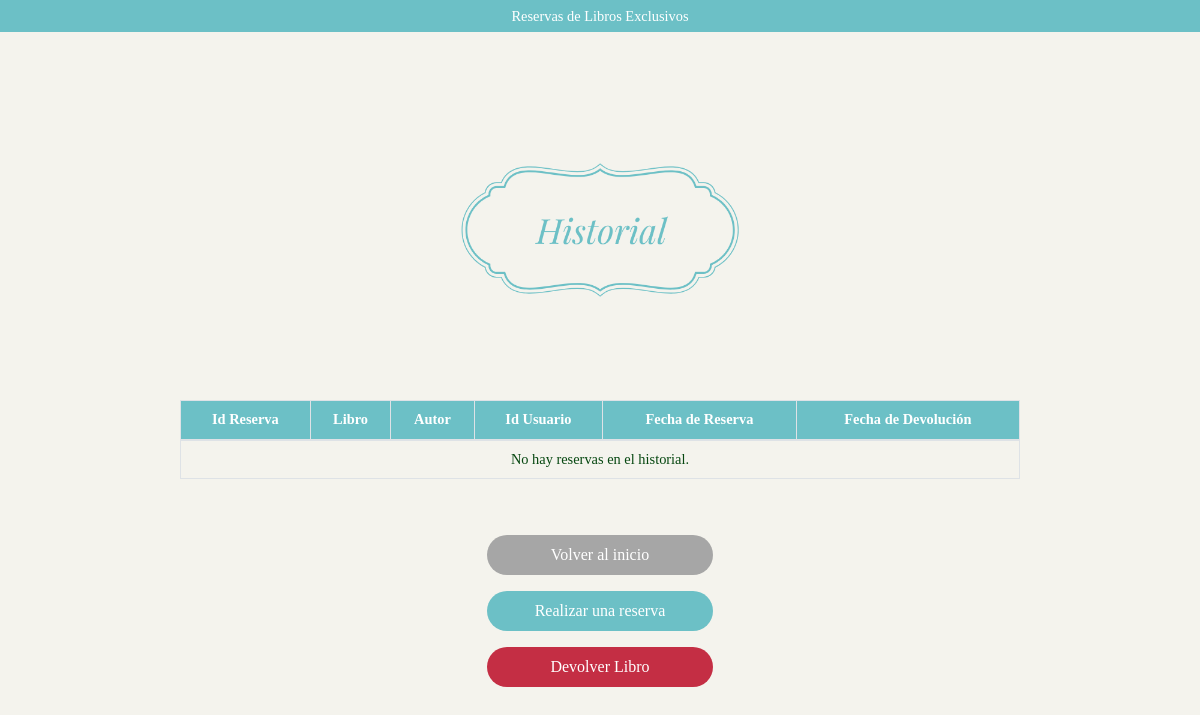
Before: /historial with the older database file.
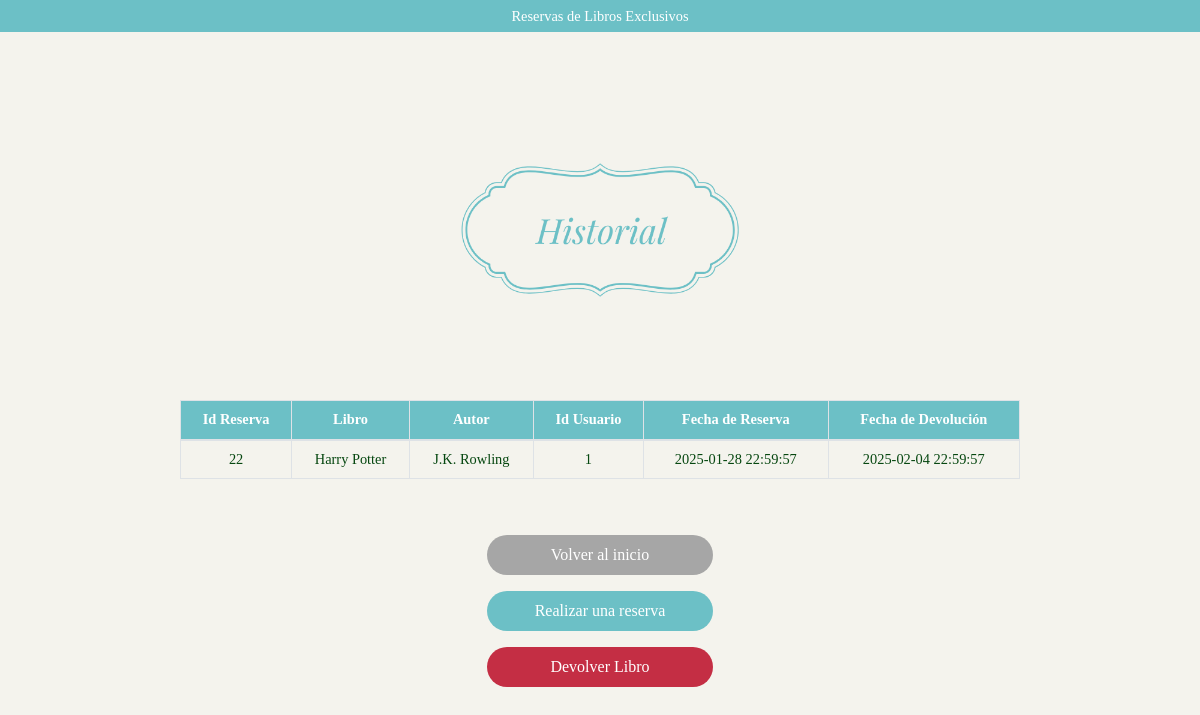
After: the same page with the newer database file.
### tables this page shows
CREATE TABLE reservas (
    id_reserva INTEGER PRIMARY KEY AUTOINCREMENT,
    id_libro INTEGER NOT NULL,
    id_usuario INTEGER NOT NULL,
    fecha_reserva TEXT NOT NULL,
    fecha_devolucion TEXT NOT NULL,
    FOREIGN KEY (id_libro) REFERENCES biblioteca(id_libro),
    FOREIGN KEY (id_usuario) REFERENCES usuarios(id_usuario)
);

CREATE TABLE biblioteca (
    id_libro INTEGER PRIMARY KEY AUTOINCREMENT,
    nombre TEXT NOT NULL,
    autor TEXT NOT NULL,
    categoria TEXT NOT NULL,
    estado TEXT NOT NULL,
    id_estanteria INTEGER NOT NULL,
    id_estante INTEGER NOT NULL,
    nivel_acceso INTEGER NOT NULL 
);

### app.py (the view)
@app.route("/historial")
def historial():
    historial = reservadao.obtener_historial()
    return render_template("historial.html", historial=historial)

### persistencia/reservadao.py (called while the page is built)
    def obtener_historial(self):
        with sqlite3.connect(self.__db_path) as conn:
            conn.row_factory = sqlite3.Row
            historial = conn.execute('''
                SELECT * FROM reservas
                JOIN biblioteca ON reservas.id_libro = biblioteca.id_libro
                JOIN usuarios ON reservas.id_usuario = usuarios.id_usuario
                ORDER BY reservas.fecha_reserva DESC
            ''').fetchall()
            return historial

### templates/historial.html (shortened to what this page needs)
<!DOCTYPE html>
<html lang="es">
<head>
    <link rel="stylesheet" href="https://maxcdn.bootstrapcdn.com/bootstrap/4.5.2/css/bootstrap.min.css">
</head>
<body style="background-color: #f4f3ed;">
    <div class="w-100 text-center py-1">
        <span>
            Reservas de Libros Exclusivos
        </span>
    </div>
    <div class="text-center mt-5">
        <img src="{{ url_for('static', filename='imagenes/historial.png') }}" class="img-fluid" alt="Biblioteca" width="300">
        <table class="table table-bordered table-hover">
            <thead>
                <tr>
                    <th>Id Reserva</th>
                    <th>Libro</th>
                    <th>Autor</th>
                    <th>Id Usuario</th>
                    <th>Fecha de Reserva</th>
                    <th>Fecha de Devolución</th>
                </tr>
            </thead>
            <tbody>
                {% for reserva in historial %}
                <tr>
                    <td>{{ reserva['id_reserva'] }}</td>
                    <td>{{ reserva['nombre'] }}</td>
                    <td>{{ reserva['autor'] }}</td>
                    <td>{{ reserva['id_usuario'] }}</td>
                    <td>{{ reserva['fecha_reserva'] }}</td>
                    <td>{{ reserva['fecha_devolucion'] }}</td>
                </tr>
                {% else %}
                <tr>
                    <td colspan="6" class="text-center">No hay reservas en el historial.</td>
                </tr>
                {% endfor %}
            </tbody>
        </table>
        <div class="mt-5 d-flex flex-column align-items-center gap-3">
            <a href="{{ url_for('index') }}" class="btn-custom btn-volver">Volver al inicio</a>
            <a href="{{ url_for('reservar') }}" class="btn-custom btn-reservar">Realizar una reserva</a>
            <a href="{{ url_for('devolver') }}" class="btn-custom btn-devolver">Devolver Libro</a>
        </div>
    </div>
</body>
</html>

Changed rows visible on the page:
added reservas: id_reserva "22", nombre "Harry Potter", autor "J.K. Rowling", id_usuario "1", fecha_reserva "2025-01-28 22:59:57", fecha_devolucion "2025-02-04 22:59:57"
Other visible differences:
text no longer shown: "No hay reservas en el historial."
